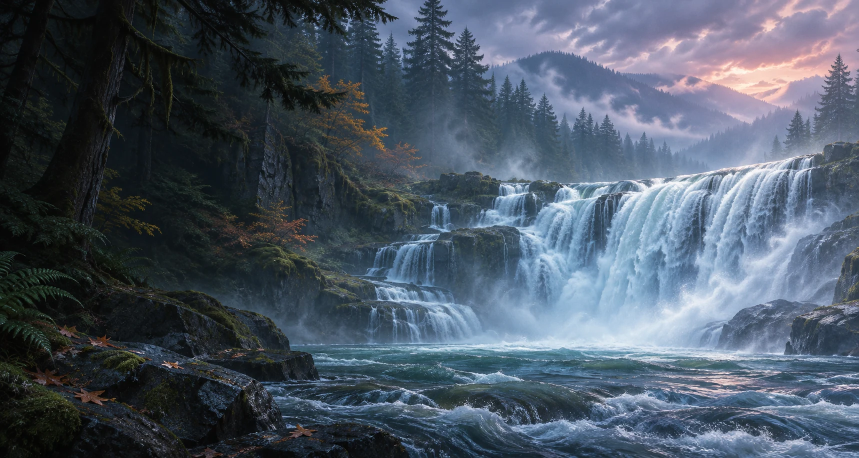
#> input picture assets/river-scene/river-desktop.webp, 1717 x 916 px (shown at 1/2 size)
$ python build_weather.py
#> lines starting #> are read from the running program, lines starting #| are printed output that depends on the picture; after the words box and inside, x2 and y2 are one past the last pixel; in counts of white or black regions, pixels touching at a corner belong together
### tools/build_cloud_shadow.py
"""Integrate sunlight through the river's looping cloud volume onto a ground tile."""

from pathlib import Path

import numpy as np
from PIL import Image


def smooth(value):
    value = np.clip(value, 0, 1)
    return value * value * (3 - 2 * value)


def sample(volume, x, y, z):
    """Periodic trilinear lookup in the shader's 62 × 62 × 64 noise field."""
    z, y, x = z * 64, y * 62, x * 62
    iz, iy, ix = np.floor(z).astype(int), int(np.floor(y)), np.floor(x).astype(int)
    dz, dy, dx = z - iz, y - iy, x - ix
    result = np.zeros((*x.shape, 2), dtype=np.float32)
    for oz, wz in enumerate((1 - dz, dz)):
        for oy, wy in enumerate((1 - dy, dy)):
            for ox, wx in enumerate((1 - dx, dx)):
                cell = volume[(iz + oz) % 64, (iy + oy) % 62, (ix + ox) % 62]
                result += cell * (wz * wy * wx)[..., None]
    return result


def bake_cloud_shadow(directory):
    directory = Path(directory)
    with Image.open(directory / "cloud-noise.png") as image:
        atlas = np.asarray(image.convert("RGB"))[::-1, :512, :2]
    # Eight square slices per row, with one guard texel around each slice.
    slices = atlas.reshape(8, 64, 8, 64, 2).transpose(0, 2, 1, 3, 4)
    volume = slices.reshape(64, 64, 64, 2)[:, 1:-1, 1:-1].astype(np.float32) / 255
    z, x = (np.indices((128, 128), dtype=np.float32) + 0.5) / 128
    optical_depth = np.zeros_like(x)
    steps = 24
    for i in range(steps):
        height = (i + 0.5) / steps
        # Project an oblique beam through the full depth of the sunlit deck.
        field = sample(volume, x + 0.23 * height, 0.37 * (0.74 + 1.08 * height),
                       z + 0.13 * height)
        profile = smooth(height / 0.24) * (1 - smooth((height - 0.55) / 0.45))
        eroded = field[..., 0] - (0.24 + 0.23 * field[..., 1]) - 0.16 * (1 - profile)
        optical_depth += smooth((eroded + 0.08) / 0.47) * profile * (3.65 / steps)
    light = np.exp(-optical_depth)
    # The sun has finite angular size. Wrap the penumbra across both tile edges.
    for axis in (0, 1):
        light = (np.roll(light, 2, axis) + 4 * np.roll(light, 1, axis) + 6 * light
                 + 4 * np.roll(light, -1, axis) + np.roll(light, -2, axis)) / 16
    Image.fromarray(np.rint(light[::-1] * 255).astype(np.uint8)).save(
        directory / "cloud-shadow.png", optimize=True)

### tools/build_weather.py
#!/usr/bin/env python3
"""Build the sky/canopy matte and a tileable volume for the weather shader.

Run with Python, NumPy, and Pillow. All contour coordinates refer to the
original 1717 x 916 landscape, with the origin in the upper left.
"""
from argparse import ArgumentParser
from pathlib import Path

import numpy as np
from build_cloud_shadow import bake_cloud_shadow
from PIL import Image, ImageDraw, ImageFilter

ASSETS = Path(__file__).resolve().parents[1] / "assets" / "river-scene"
WIDTH, HEIGHT = 1717, 916
CLOUD_ROWS = 232
# Farthest visible ridge. Individual fir needles and crest details are refined
# from the photograph rather than clipped against this broad outline.
SKYLINE = [
    (0, 0), (535, 5), (635, 73), (700, 124), (795, 150), (955, 145),
    (974, 137), (995, 130), (1022, 122), (1050, 113), (1080, 102),
    (1110, 99), (1137, 101), (1160, 109), (1182, 120), (1193, 120),
    (1215, 132), (1238, 145), (1262, 146), (1300, 147), (1346, 150),
    (1374, 149), (1396, 156), (1421, 166), (1444, 172), (1465, 178),
    (1490, 187), (1505, 187), (1520, 184), (1540, 179), (1556, 176),
    (1566, 174), (1577, 165), (1587, 161), (1606, 158), (1630, 150), (1655, 153),
    (1683, 150), (1717, 145),
]
# Anchors of near conifer tips. Height-dependent flex locks each crown to its
# own stem and gives the taller trees a longer motion arc.
FIRS = [
    (646, 17, 128, 49), (697, 0, 118, 49), (740, 0, 183, 59),
    (783, 62, 174, 36), (859, -11, 204, 72), (931, 52, 204, 55),
    (975, 129, 207, 34), (1013, 147, 240, 39), (1046, 154, 245, 35),
    (1087, 183, 270, 32), (1129, 221, 292, 27), (1167, 213, 296, 31),
    (1216, 226, 301, 27), (1257, 265, 320, 22), (1287, 255, 315, 24),
    (1185, 236, 301, 22), (1243, 246, 308, 20), (1311, 271, 320, 21),
    (1340, 282, 325, 21), (1548, 273, 315, 17), (1592, 219, 301, 35), (1625, 227, 299, 27),
    (1678, 105, 297, 66), (1720, 140, 280, 52),
]

# Bottom of the open valley, behind the nearer firs. Rendering extinction
# behind this silhouette keeps branches sharp as a low bank passes them.
FRONT_TREES = [
    (950,145),(985,159),(996,174),(1013,147),(1026,174),(1036,174),
    (1046,153),(1059,177),(1068,199),(1087,183),(1101,210),(1114,225),
    (1129,222),(1140,238),(1153,236),(1166,213),(1177,234),(1185,234),
    (1196,251),(1215,227),(1228,248),(1240,256),(1246,248),(1258,268),
    (1273,281),(1288,258),(1300,279),(1310,274),(1324,291),(1332,276),
    (1344,294),(1355,288),(1370,306),(1390,291),(1405,282),(1420,278),
    (1440,260),(1460,247),(1499,237),(1520,219),(1541,210),(1568,204),
    (1594,201),(1630,196),(1649,176),(1662,158),(1676,112),(1717,145)
]
# The weather atlas stores recovered hillside color and a separate optical
# depth guide over the valley; both cover this rectangle in plate pixels.
VALLEY_BOX = (800, 75, 1717, 368)


def clamp01(a):
    return np.clip(a, 0., 1.)


def smooth(a):
    a = clamp01(a)
    return a * a * (3. - 2. * a)


def gray(values):
    return Image.fromarray(np.rint(255 * clamp01(values)).astype("uint8"))


def blur(values, radius):
    return np.asarray(gray(values).filter(ImageFilter.GaussianBlur(radius)),
                      dtype=np.float32) / 255.


def polygon(points, softness):
    image = Image.new("L", (WIDTH, HEIGHT), 0)
    ImageDraw.Draw(image).polygon(points, fill=255)
    return np.asarray(image.filter(ImageFilter.GaussianBlur(softness)),
                      dtype=np.float32) / 255.


def make_masks(image):
    rgb = np.asarray(image, dtype=np.float32) / 255.
    r, g, b = rgb.transpose(2, 0, 1)
    y, x = np.ogrid[:HEIGHT, :WIDTH]
    horizon = np.interp(x, *np.asarray(SKYLINE).T)
    # Bright blue openings among the dark foreground firs are sky. At right
    # the rim needles and distant mountains are purple and less saturated.
    pine_gate = smooth((r - .235) / .16) * smooth((b - .32) / .16)
    right_gate = smooth((r - .37) / .19)
    gate = np.where(x < 994, pine_gate, 1.)
    gate = np.where(x > 1642, right_gate, gate)
    sky = smooth((horizon + 2. - y) / 4.5) * gate
    near_ridge = (x >= 973) & (x < 1229) & (np.abs(y - horizon) < 10)
    # Tiny treetops along the ridge have a cooler red/blue ratio than the
    # cloud bank behind them. Preserve their silhouette.
    sky *= np.where(near_ridge, .12 + .88 * smooth((r / (b + .015) - .57) / .17), 1.)
    # At the sunset opening the farther ridge rises behind the nearer one.
    # Resolve its warm, antialiased edge directly from the high-resolution art.
    warm_rim = smooth((x-1405.)/30.)*smooth((1648.-x)/18.)*smooth((8.-abs(y-horizon))/4.)
    sky = (1.-warm_rim)*sky + warm_rim*smooth((r-.77)/.19)
    sky *= smooth((x - 545) / 90)
    # Layered canopy pieces with explicit feathered joints. The main trunk and
    # basalt are omitted; only suspended branches, leaves, and fern tips bend.
    limbs = [
        ([(160,0),(625,0),(794,44),(730,58),(638,47),(556,92),(455,115),
          (344,139),(282,122),(261,81)], 8, .91),
        ([(37,0),(154,0),(175,28),(119,109),(64,136),(0,151),(0,81)], 9,.71),
        ([(245,102),(320,76),(450,112),(578,159),(691,206),(643,227),
          (517,210),(401,176),(315,178)], 11,.75),
        ([(570,159),(692,146),(748,183),(770,248),(850,290),(830,332),
          (739,297),(686,259),(631,204)], 10,.63),
        ([(429,409),(513,420),(573,399),(644,420),(601,461),(517,470),
          (453,457)], 6,.48),
        ([(0,381),(91,335),(169,343),(200,365),(286,389),(325,413),
          (254,431),(156,404),(42,435),(0,432)],6,.72),
        ([(0,470),(93,452),(147,478),(184,506),(201,541),(267,579),
          (322,635),(250,638),(172,596),(87,577),(0,595)],8,.88),
    ]
    flex = np.zeros((HEIGHT,WIDTH),np.float32)
    for outline, feather, strength in limbs:
        flex = np.maximum(flex, polygon(outline,feather) * strength)
    # The large diagonal trunk remains rigid, including small gaps at its edge.
    trunk = polygon([(186,0),(258,0),(233,98),(211,178),(185,263),(155,357),
                     (131,457),(93,474),(112,370),(149,242),(180,100)],7)
    flex *= 1-trunk
    for cx, tip, root, radius in FIRS:
        above_root = smooth((root-y) / (root-tip))
        spread = radius*(.5+.65*clamp01((y-tip)/(root-tip)))
        # Carry the inverse warp through the air on either side of the tip.
        # Constricting it to the original silhouette pins the leading needles.
        crown = smooth((spread - abs(x-cx) + 16.)/19.) * smooth((y-tip+22.)/15.)
        flex = np.maximum(flex, above_root*crown)
    autumn = polygon([(485,132),(679,138),(738,173),(749,219),(782,251),
                      (853,295),(860,326),(806,336),(731,286),(634,237),
                      (558,192),(489,175)],7)
    leaf_mass = blur(smooth((r-b+.008)/.15),3.5)
    flex = np.maximum(flex, autumn*(.26 + .70*leaf_mass))
    # Larger sway at the last few inches, less near the branch bases.
    flex *= .72 + .28 * smooth((.24-g)/.15)
    front = np.interp(x, *np.asarray(FRONT_TREES).T)
    # Within the last few pixels of the bank the darker pixels are individual
    # foreground needles. Farther back the volume may cover even dark terrain.
    rim = smooth((front+15.-y)/20.)
    rim *= 1.-smooth((y-front+10.)/19.)*(1.-smooth((r-.26)/.17))
    valley = rim*smooth((y-horizon-5.)/14.)*smooth((x-954.)/32.)*(1.-sky)
    # Two shallow volumes of airborne spray immediately above the cascade.
    # Terminate at its rock lip, well above the foreground river.
    lip = np.interp(x,[800,867,913,957,996,1080,1180,1290,1380,1480,1570,1624,1717],
                      [362,347,342,344,357,359,361,354,345,330,314,305,281])
    shelf = smooth((lip-y-7.)/11.)*smooth((y-lip+114.)/42.)
    plumes = np.exp(-((x-982.)/118.)**2)+.83*np.exp(-((x-1510.)/128.)**2)
    fog = np.maximum(valley, shelf*plumes*smooth((r-.18)/.22))
    fog *= smooth((x-800.)/40.)
    return sky, flex, fog


def periodic_value(shape, cells, rng):
    # Smooth interpolation on a periodic coarse lattice. Arrays are Z,Y,X.
    lattice = rng.random((cells, cells, cells), dtype=np.float32)
    result = np.zeros(shape, np.float32)
    axes = [np.arange(n, dtype=np.float32) * cells / n for n in shape]
    coords = np.meshgrid(*axes, indexing="ij", sparse=True)
    indices = [p.astype(np.int32) for p in coords]
    weights = [smooth(p - i) for p, i in zip(coords, indices)]
    for z in (0,1):
        for y in (0,1):
            for x in (0,1):
                corner = (z, y, x)
                index = tuple((i + j) % cells for i, j in zip(indices, corner))
                weight = 1.
                for alpha, offset in zip(weights, corner):
                    weight = weight * (alpha if offset else 1. - alpha)
                result += lattice[index] * weight
    return result


def periodic_worley(shape, cells, rng):
    # Distance to periodic cell feature points forms billows and ragged edges.
    features = rng.uniform(.08, .92, (cells, cells, cells, 3)).astype(np.float32)
    axes = [np.arange(n, dtype=np.float32) * cells / n for n in shape]
    points = np.meshgrid(*axes, indexing="ij", sparse=True)
    bases = [p.astype(np.int32) for p in points]
    fractions = [p - i for p, i in zip(points, bases)]
    nearest = np.full(shape, 4., np.float32)
    for z in (-1, 0, 1):
        for y in (-1, 0, 1):
            for x in (-1, 0, 1):
                offset = (z, y, x)
                index = tuple((i + j) % cells for i, j in zip(bases, offset))
                centers = features[index]
                squared = sum(
                    (fraction - j - centers[..., k]) ** 2
                    for k, (fraction, j) in enumerate(zip(fractions, offset))
                )
                nearest = np.minimum(nearest, squared)
    return clamp01(1. - np.sqrt(nearest) / 1.05)


def valley_layers(image, fog):
    """Separate the illuminated vapor from the mountains it obscures.

    A grayscale morphological opening at ridge scale recovers the local dark
    envelope in each color channel. Ignore the open sky and the near trees
    when estimating that envelope so their colors cannot bleed into the bank.
    """
    valley = image.crop(VALLEY_BOX)
    small_size = (306, 98)
    visible = np.asarray(gray(fog).crop(VALLEY_BOX).resize(small_size, Image.Resampling.BOX)) > 45
    colors = np.asarray(valley.resize(small_size, Image.Resampling.BOX))
    result = []
    for channel in colors.transpose(2, 0, 1):
        inside = Image.fromarray(np.where(visible, channel, 255).astype(np.uint8))
        floor = np.asarray(inside.filter(ImageFilter.MinFilter(21)))
        floor = Image.fromarray(np.where(visible, floor, 0).astype(np.uint8))
        result.append(floor.filter(ImageFilter.MaxFilter(21)).filter(ImageFilter.GaussianBlur(1)))
    floor = np.asarray(Image.merge("RGB", result).resize(valley.size, Image.Resampling.BICUBIC), dtype=np.float32)/255.
    original = np.asarray(valley, dtype=np.float32)/255.
    soft = np.asarray(valley.filter(ImageFilter.GaussianBlur(1.8)),dtype=np.float32)/255.
    excess = np.maximum(.7*soft + .3*original - floor, 0)
    luminance = np.array([.2126,.7152,.0722],np.float32)
    excess *= smooth((excess @ luminance - .012)/.065)[...,None]
    restriction = np.asarray(gray(fog).crop(VALLEY_BOX),dtype=np.float32)/255.
    clear = clamp01(original - excess*smooth(restriction/.70)[...,None])
    # The extinction guide is independent of the receiving hillside. This
    # lets the shader advect bright cloud shapes without moving mountain edges.
    extinction = clamp01((excess @ luminance) / np.maximum(.84 - clear @ luminance, .09))
    # Avoid importing an edge from outside the flyable volume on advection.
    # The cloud continues behind each tree. Fill the hidden part of the optical
    # guide from unobstructed neighboring cloud, otherwise advecting it copies
    # a whole pine silhouette or a strip of bright sky onto the hillside.
    valid = smooth((restriction-.20)/.63)
    support = blur(valid,16.)
    continuation = blur(extinction*valid,16.) / np.maximum(support,.035)
    extinction = extinction*valid + continuation*(1.-valid)
    clean = Image.fromarray((255*clear).round().astype(np.uint8))
    return clean, gray(extinction)


def make_noise(image, sky, fog):
    rng = np.random.default_rng(17063)
    shape = (64, 62, 62)
    coarse = (.56 * periodic_value(shape, 3, rng)
              + .29 * periodic_value(shape, 6, rng)
              + .15 * periodic_value(shape, 13, rng))
    billows = .63 * periodic_worley(shape, 5, rng) + .37 * periodic_worley(shape, 11, rng)
    body = clamp01(.5 + 1.55 * ((.64 * coarse + .36 * billows) - .5))
    erosion = clamp01(.67 * periodic_worley(shape, 13, rng) + .33 * periodic_value(shape, 27, rng))
    atlas = np.zeros((512, 512, 3), dtype=np.uint8)
    for z in range(64):
        y, x = divmod(z, 8)
        for channel, values in enumerate((body, erosion)):
            tile = (np.pad(values[z], 1, mode="wrap") * 255).round().astype("uint8")
            atlas[y*64:y*64+64, x*64:x*64+64, channel] = tile
    # Blue stores a separate, broad map of cloud column coverage. Its structure
    # is recovered from the sky plate's luminance residual, never from branches.
    luminance = np.asarray(image.convert("L"), dtype=np.float32) / 255.
    nearby_sky = blur(sky, 18.)
    local = blur(luminance * sky, 18.) / np.maximum(nearby_sky, .008)
    broad = blur(luminance * sky, 63.) / np.maximum(blur(sky, 63.), .008)
    in_sky = sky * sky
    optical = clamp01(.52 + 2. * (broad - (luminance * in_sky + local * (1. - in_sky))))
    optical = np.where(nearby_sky > .035, optical, .52)
    atlas = atlas[::-1].copy()
    atlas[..., 2] = np.asarray(gray(optical[:CLOUD_ROWS]).resize((512, 512), Image.Resampling.LANCZOS))
    # The original guarded 3D slices and column coverage occupy the left half.
    # The right holds the clear mountain plate above its optical-depth guide.
    packed = Image.new("RGB",(1024,512))
    packed.paste(Image.fromarray(atlas))
    clear, extinction = valley_layers(image,fog)
    for y, layer in ((0,clear),(256,extinction)):
        field = np.asarray(layer.convert("RGB").resize((510,254),Image.Resampling.LANCZOS))
        guarded = np.pad(field, ((1,1),(1,1),(0,0)), mode="edge")
        packed.paste(Image.fromarray(guarded), (512,y))
    return packed


def main():
    parser = ArgumentParser(description=__doc__)
    parser.add_argument("--output-dir", type=Path, default=ASSETS)
    parser.add_argument("--overlay", type=Path, help="Optional color overlay of sky, foliage and valley mist.")
    args = parser.parse_args()
    image = Image.open(ASSETS / "river-desktop.webp").convert("RGB")
#> image is the input picture: PIL image 1717x916 RGB; mean R, G, B 74.7, 86.5, 100.3
    if image.size != (WIDTH, HEIGHT):
        parser.error("Expected the original 1717 x 916 landscape")
    sky, flex, fog = make_masks(image)
#> in make_masks, `r, g, b = rgb.transpose(2, 0, 1)`:
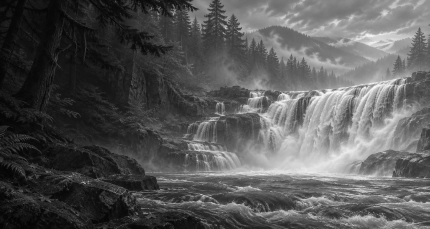
#> g: shape (916, 1717) float32 (shown at 1/4 size); min 0, max 1, mean 0.339
#> in make_masks, `r, g, b = rgb.transpose(2, 0, 1)`:
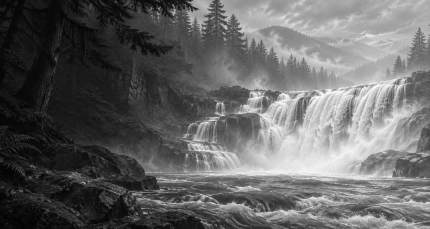
#> b: shape (916, 1717) float32 (shown at 1/4 size); min 0, max 1, mean 0.393
#> in make_masks, `gate = np.where(x > 1642, right_gate, gate)`:
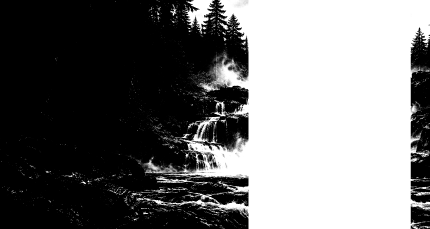
#> gate: shape (916, 1717) float32 (shown at 1/4 size); min 0, max 1, mean 0.447
#> in smooth (call 5), `return a * a * (3. - 2. * a)`:
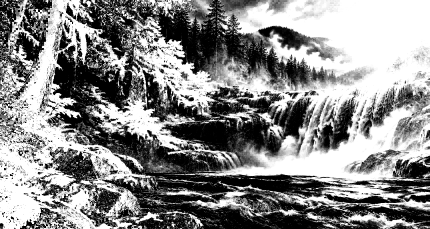
#> returned value: shape (916, 1717) float32 (shown at 1/4 size); min 0, max 1, mean 0.539
#> in make_masks, `sky *= np.where(near_ridge, .12 + .88 * smooth((r / (b + .015) - .57) ..`:
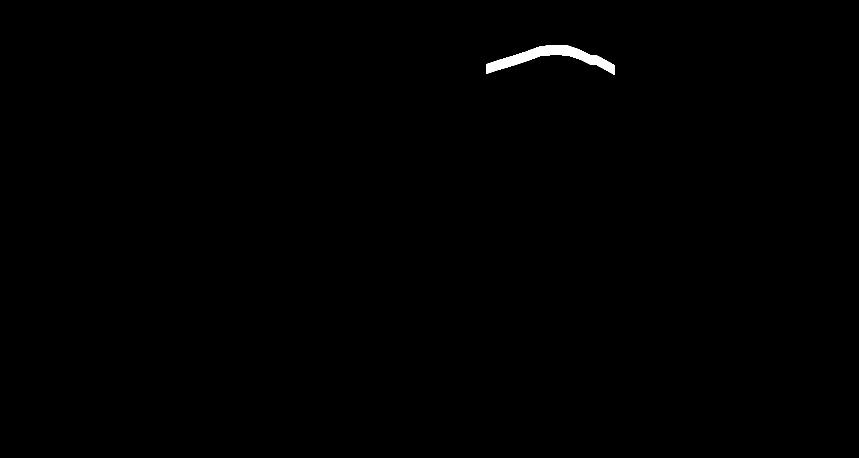
#> near_ridge: shape (916, 1717) bool (shown at 1/2 size); 0.32% white; 1 white region, box (x1, y1, x2, y2) and area: (973, 90, 1229, 150) 5080
#> after the loop in make_masks, `for cx, tip, root, radius in FIRS:`:
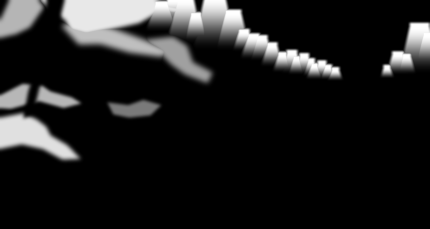
#> flex: shape (916, 1717) float64 (shown at 1/4 size); min 0, max 1, mean 0.119
#> in make_masks, `fog = np.maximum(valley, shelf*plumes*smooth((r-.18)/.22))`:
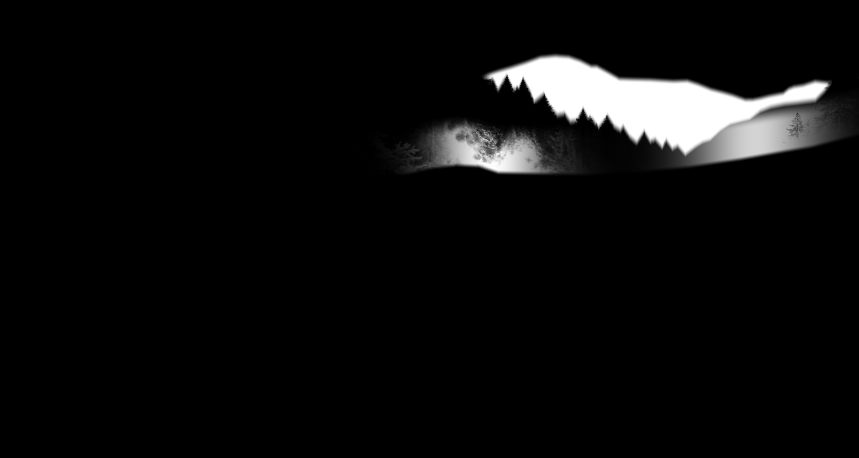
#> fog: shape (916, 1717) float64 (shown at 1/2 size); min 0, max 1, mean 0.0492
    masks = Image.merge("RGB", (gray(sky), gray(flex), gray(fog)))
    args.output_dir.mkdir(parents=True, exist_ok=True)
    masks.resize((1288, 687), Image.Resampling.LANCZOS).save(args.output_dir / "weather-mask.png", optimize=True)
    make_noise(image, sky, fog).save(args.output_dir / "cloud-noise.png", optimize=True)
#> the loop in valley_layers, `for channel in colors.transpose(2, 0, 1):` made 3 passes
#> after the loop in valley_layers, `for channel in colors.transpose(2, 0, 1):`: result = 3 items
#> the loop in make_noise, `for y, layer in ((0,clear),(256,extinction)):` made 2 passes
#> y on passes 1 to 2: 0, 256
    bake_cloud_shadow(args.output_dir)
#> the loop in bake_cloud_shadow, `for i in range(steps):` made 24 passes
#> (y in sample, iy in sample, dy in sample) on passes 1 to 8: (17.49, 17, 0.492), (18.52, 18, 0.524), (19.56, 19, 0.556), (20.59, 20, 0.589), (21.62, 21, 0.621), (22.65, 22, 0.653), (23.69, 23, 0.686), (24.72, 24, 0.718)
    if args.overlay:
        Image.blend(image, masks, .5).save(args.overlay)


if __name__ == "__main__":
    main()
